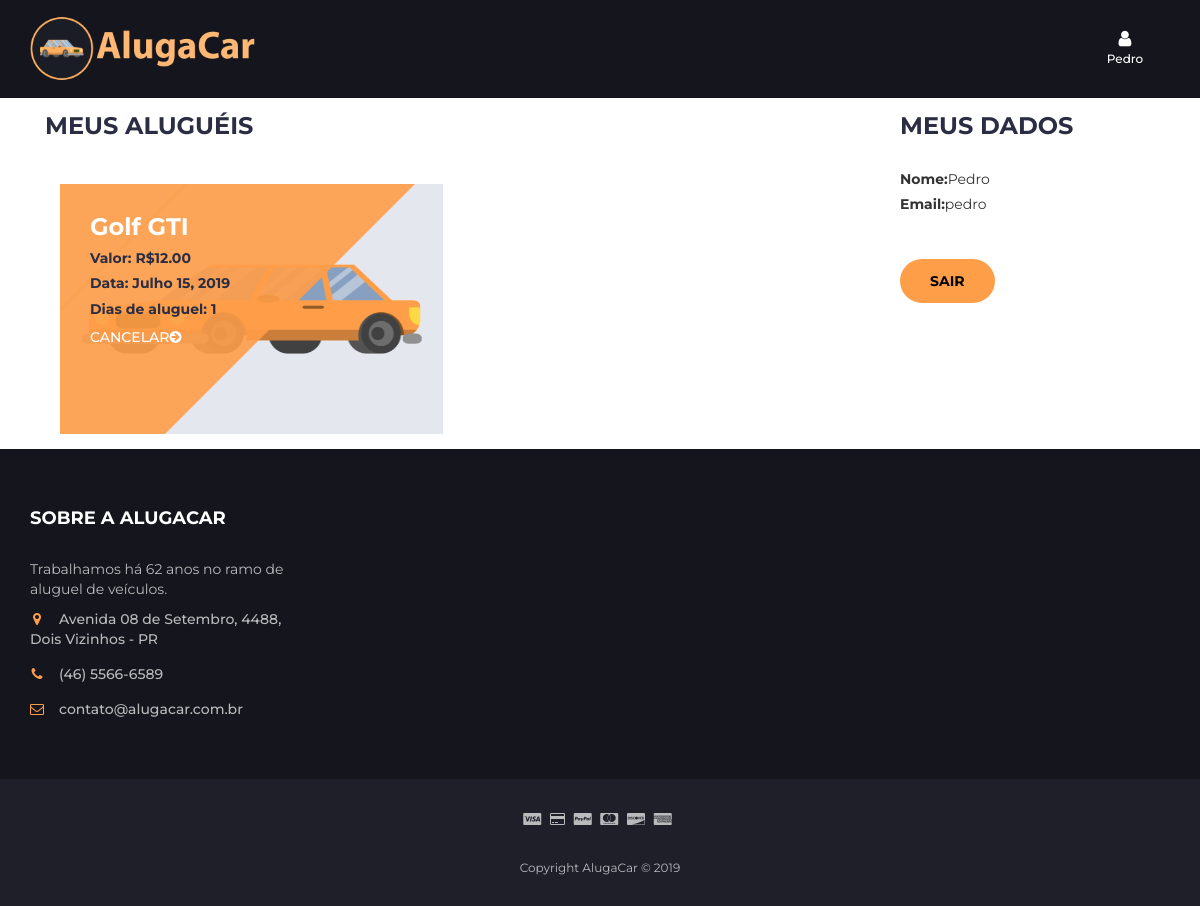
Before: /user_page (signed in) with the older database file.
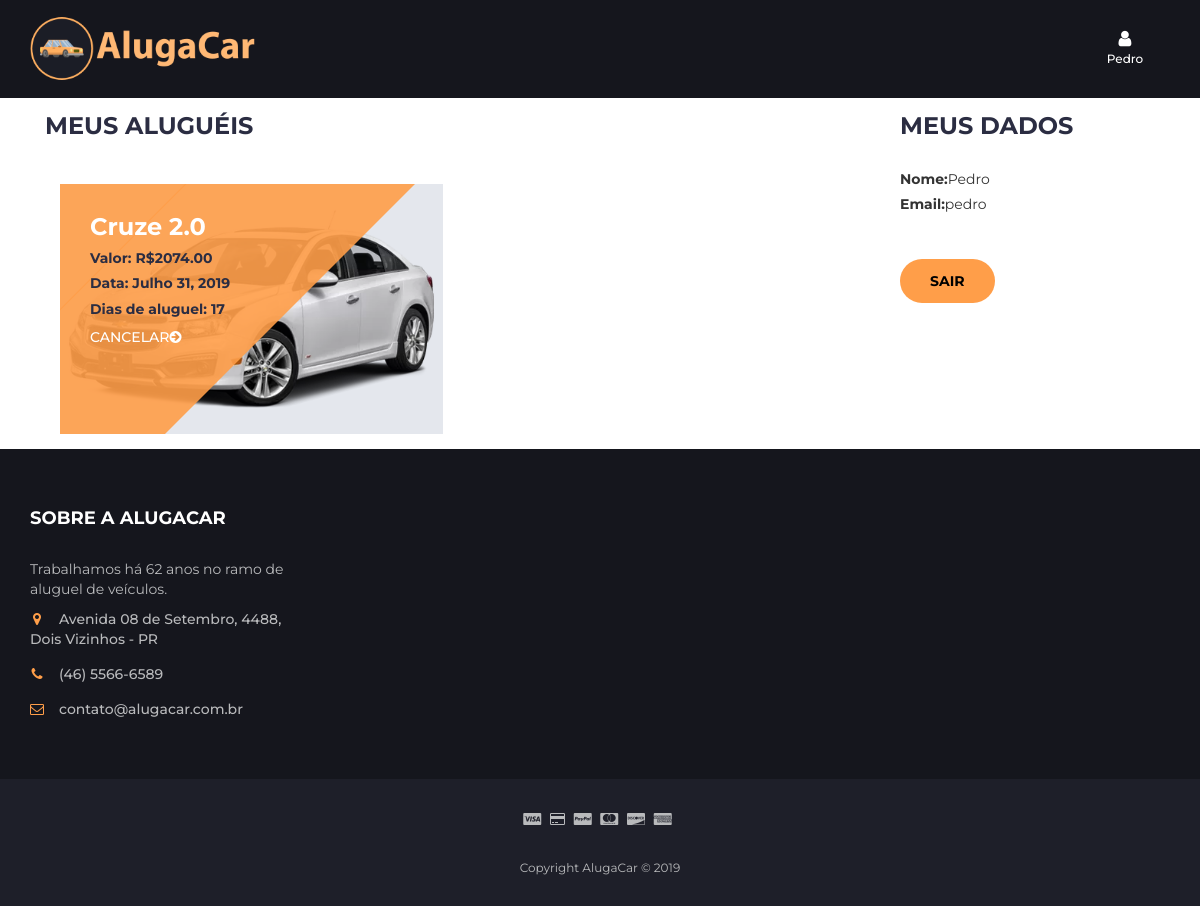
After: the same page with the newer database file.
### AlugaCarSite/models.py (models this page shows)
class Aluguel(models.Model):
    cliente = models.ForeignKey(Cliente,on_delete = models.SET_NULL, null = True)
    carrro = models.ForeignKey(Carro, on_delete=models.CASCADE, null = False)
    dataAlugado = models.DateField(auto_now=False, auto_now_add=False,null=False)
    diasAluguel = models.IntegerField(null=True)
    valorPagar = models.DecimalField(max_digits=10, decimal_places=2)

class Carro(models.Model):
    descricao = models.CharField(max_length=50)
    disponivel = models.BooleanField(default=True)
    valorDia = models.DecimalField(max_digits=10, decimal_places=2)
    marca = models.ForeignKey(Marca, on_delete=models.CASCADE)
    modelo = models.ForeignKey(Modelo,on_delete=models.CASCADE)
    caminhoFoto = models.ImageField(null=True, blank = True,upload_to='AlugaCarSite/static/galeria/carros')
    def __str__(self):
        return self.descricao
    def getfoto(self):
        dir = str(self.caminhoFoto)
        dir = dir[20:]
        return dir

### AlugaCarSite/views.py (the view)
# urls.py: path("user_page", user_page,name="user_page"),
def user_page(request):
    iduser = request.session.get('login')
    if iduser < 0 or not iduser:
        return redirect("home")
    user = Cliente.objects.get(id=iduser)
    alu = Aluguel.objects.all()
    alugueis = []
    carros = []
    for i in alu:
        if i.cliente.id == user.id:
            alugueis.append(i)
    return render(request, "user_page.html", {"cliente": user, 'alugueis': alugueis, 'carros': carros})

### AlugaCarSite/templates/user_page.html (shortened to what this page needs)
{% load staticfiles %}
<!DOCTYPE html>
<html lang="en">
<head>
	<link type="text/css" rel="stylesheet" href="{% static 'css/bootstrap.min.css' %}" />
	<link type="text/css" rel="stylesheet" href="{% static 'css/slick.css' %}" />
	<link type="text/css" rel="stylesheet" href="{% static 'css/slick-theme.css' %}" />
	<link type="text/css" rel="stylesheet" href="{% static 'css/nouislider.min.css' %}" />
	<link rel="stylesheet" href="{% static 'css/font-awesome.min.css' %}">
	<link type="text/css" rel="stylesheet" href="{% static 'css/style.css' %}" />
</head>
<body>
	<header>
		<div id="header">
			<div class="container">
				<div class="row">
					<div class="col-md-9">
						<div class="header-logo">
							<a href="{% url 'home' %}" class="logo">
								<img src="{% static '/img/banner.png' %}" alt="" width='225'>
							</a>
						</div>
					</div>
					<div class="col-md-3 clearfix">
						<div class="header-ctn">
							<div class="dropdown">
								{% if cliente.nome != "Login" %}
								<a href="{% url 'user_page' %}" class="dropdown-toggle" data-toggle="dropdown"
									aria-expanded="true">
									<i class="fa fa-user"></i>
									<span>{{cliente.nome}}</span>
								</a>
								{% endif %}
							</div>
						</div>
					</div>
				</div>
			</div>
		</div>
	</header>
	<div class="row">
		<div class="container">
			<div class="col-md-9">
				<div class="section-title">
					<h3 class="title">Meus Aluguéis</h3>
				</div>
				{% for i in alugueis %}
				<div class="col-md-6 col-xs-12">
					<div class="shop">
						<div class="shop-img">
							<img src="{% static i.carrro.getfoto %}" alt="" height="250">
						</div>
						<div class="shop-body">
							<h3 class="product-name">{{i.carrro}}</h3>
							<h5 class="product-price">Valor: R${{i.valorPagar}}</h5>
							<h5>Data: {{i.dataAlugado}}</h5>
							<h5>Dias de aluguel: {{i.diasAluguel}}</h5>
							<a href="{% url 'cancelar_aluguel' i.id %}"
								onclick="return confirm('Deseja cancelar o aluguel deste carro?');"
								class="cta-btn">Cancelar<i class="fa fa-arrow-circle-right"></i></a>
						</div>
					</div>
				</div>
				{% endfor %}
			</div>
			<div class="col-md-3">
				<div class="section-title">
					<h3 class="title">Meus Dados</h3>
				</div>
				<label>Nome:</label>{{cliente.nome}}
				<br>
				<label>Email:</label>{{cliente.email}}
				<br>
				<a href="{% url 'home_deslog' %}"><button class="primary-btn">Sair</button></a></br></br>
			</div>
		</div>
	</div>
	<footer id="footer">
		<div class="section" id="contato">
			<div class="container">
				<div class="row">
					<div class="col-md-3 col-xs-6">
						<div class="footer">
							<h3 class="footer-title">Sobre a AlugaCar</h3>
							<p>Trabalhamos há 62 anos no ramo de aluguel de veículos.</p>
							<ul class="footer-links">
								<li><a href="https://www.google.com/maps/search/?api=1&query=UTFPR+Dois+Vizinhos"><i
											class="fa fa-map-marker"></i>Avenida 08 de Setembro, 4488, Dois Vizinhos -
										PR</a></li>
								<li><a href="tel:4655666589"><i class="fa fa-phone"></i>(46) 5566-6589</a></li>
								<li><a href="mailto:contato@alugacar.com.br"><i
											class="fa fa-envelope-o"></i>contato@alugacar.com.br</a></li>
							</ul>
						</div>
					</div>
				</div>
			</div>
		</div>
		<div id="bottom-footer" class="section">
			<div class="container">
				<div class="row">
					<div class="col-md-12 text-center">
						<ul class="footer-payments">
							<li><i class="fa fa-cc-visa"></i></li>
							<li><i class="fa fa-credit-card"></i></li>
							<li><i class="fa fa-cc-paypal"></i></li>
							<li><i class="fa fa-cc-mastercard"></i></li>
							<li><i class="fa fa-cc-discover"></i></li>
							<li><i class="fa fa-cc-amex"></i></li>
						</ul>
						<span class="copyright">
							Copyright AlugaCar &copy;
						</span>
					</div>
				</div>
			</div>
		</div>
	</footer>
</body>
</html>

Changed rows visible on the page:
removed Aluguel: carrro.caminhoFoto (picture), carrro "Golf GTI", valorPagar "12.00", dataAlugado "Julho 15, 2019", diasAluguel "1"
added Aluguel: carrro.caminhoFoto (picture), carrro "Cruze 2.0", valorPagar "2074.00", dataAlugado "Julho 31, 2019", diasAluguel "17"
